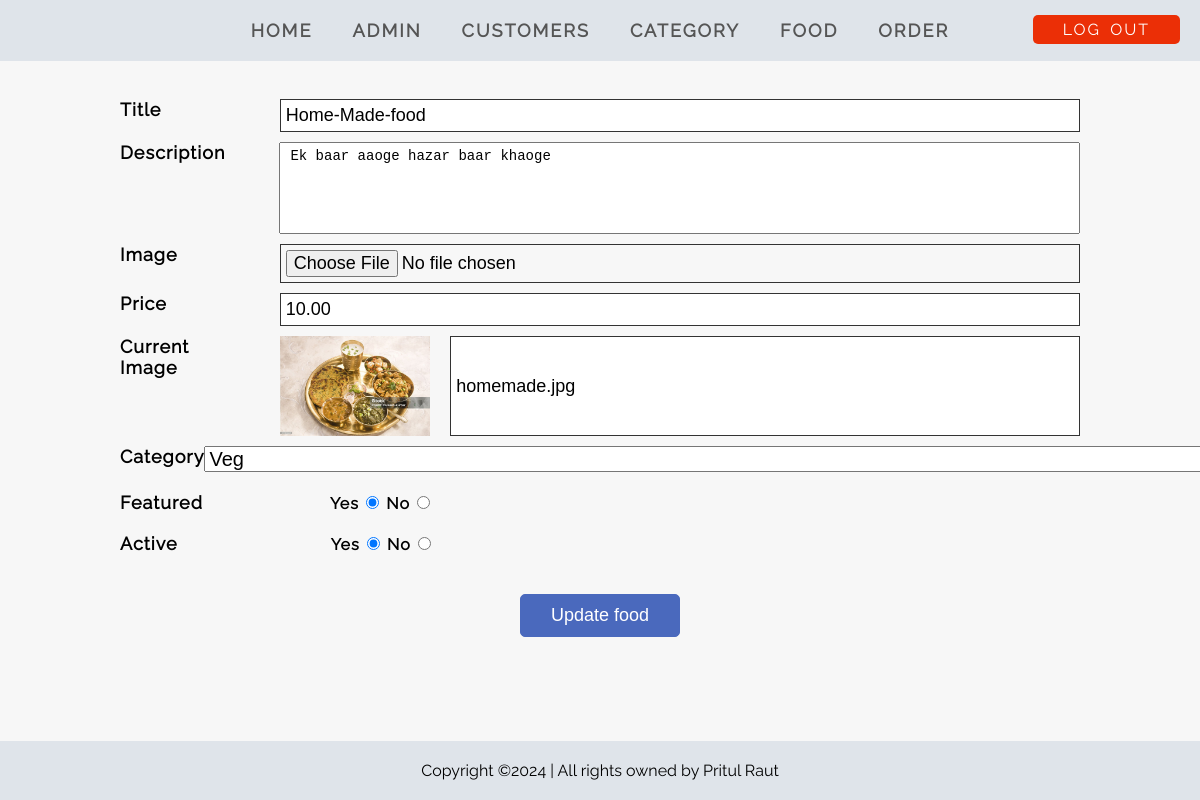
/adminPanel/update-food.php?id=1 (signed in), run on the app's committed database.
### tables this page shows
CREATE TABLE `food` (
  `id` int(10) UNSIGNED NOT NULL,
  `title` varchar(100) NOT NULL,
  `description` text NOT NULL,
  `price` decimal(10,2) NOT NULL,
  `image_name` varchar(255) NOT NULL,
  `category_id` int(10) UNSIGNED NOT NULL,
  `featured` varchar(10) NOT NULL,
  `active` varchar(10) NOT NULL
);

### adminPanel/update-food.php (the view, shortened to what this page needs)
<?php include 'nav.php' ?>
<?php
if (isset($_GET['id'])) {
    $id = $_GET['id'];
    $sql = "select * from food where id=$id";
    $res = mysqli_query($conn, $sql);
    $row = mysqli_fetch_assoc($res);
    $title = $row['title'];
    $description = $row['description'];
    $price = $row['price'];
    $currentimage = $row['image_name'];
    $featured = $row['featured'];
    $active = $row['active'];
} else {
    header('location:' . INDEXPAGE . 'adminPanel/manage-food.php');
}
?>
<div class="main-content">
    <div class="wrapper">
        <h2> <strong class="title-letter-space text-uppercase">Update Food</strong></h2>
    </div>
    <div class="form">
        <form action="#" method="post" enctype="multipart/form-data">
            <div class="data-input normal-word-space">
                <label for="title">Title</label>
                <input type="text" placeholder="Enter the title" name="title" id="title" value="<?php echo $title; ?>"
                    required>
            </div>
            <div class="data-input normal-word-space">
                <label for="desc">Description</label>
                <textarea name="desc" cols="100" rows="5" required><?php echo $description; ?> </textarea>
            </div>
            <div class="data-input normal-word-space">
                <label for="image">Image</label>
                <input type="file" name="image" id="image" required>
            </div>
            <div class="data-input normal-word-space">
                <label for="price">Price</label>
                <input type="text" placeholder="Enter the price" name="price" id="price" value="<?php echo $price; ?>"
                    required>
            </div>
            <div class="data-input normal-word-space current-image">
                <label for="cimage">Current Image</label>
                <?php
                if ($currentimage != "") {
                ?>
                <img src="<?php echo INDEXPAGE; ?>images/food/<?php echo $currentimage; ?>" width="150px" required>
                <?php
                } else {
                    $_SESSION['image-not'] = "<div class='display-message error-message'>Selected data is not present</div>";
                }
                ?>
                <input type="text" value="<?php echo $currentimage; ?>" name="currentImage" id="cimage" required>
            </div>
            <div class="data-input normal-word-space">
                <label for="category">Category</label>
                <span class="select">
                    <select name="category" id="category" required>
                        <?php
                        $sql1 = "select * from category where active='Yes'";
                        $res1 = mysqli_query($conn, $sql1);
                        $count = mysqli_num_rows($res1);
                        if ($count > 0) {
                            while ($row = mysqli_fetch_assoc($res1)) {
                                $id = $row['id'];
                                $title = $row['title'];
                        ?>
                        <option value="<?php echo $id; ?>"><?php echo $title; ?></option>
                        <?php
                            }
                        } else {
                            ?>
                        <option value="0">No Category Found</option>
                        <?php
                        }
                        ?>
                </span>
            </div>
            <div class="data-radio input normal-word-space">
                <label for="featured">Featured</label>
                <span class="radio">
                    <span>Yes</span>
                    <input type="radio" name="featured" value="Yes" <?php if ($featured == "Yes") {
                                                                        echo "checked";
                                                                    } ?> required>
                    <span>No</span>
                    <input type="radio" name="featured" value="No" <?php if ($featured == "No") {
                                                                        echo "checked";
                                                                    } ?> required>
                </span>
            </div>
            <div class="data-radio input normal-word-space">
                <label for="active">Active</label>
                <span class="radio active">
                    <span>Yes</span>
                    <input type="radio" name="active" value="Yes" <?php if ($active == "Yes") {
                                                                        echo "checked";
                                                                    } ?> required>
                    <span>No</span>
                    <input type="radio" name="active" value="No" <?php if ($active == "No") {
                                                                        echo "checked";
                                                                    } ?> required>
                </span>
            </div>
    </div>
    <div class="text-center submit">
        <button class="link-btn btn-add-color" name="submit">Update food</button>
    </div>
    <?php include 'footer.php'; ?>

### css/style.css (style rules this page uses)
* { margin : 0; padding : 0; box-sizing: border-box; }
:root { --primary-color : #00A145; --secondary-color : #dfe4ea; --btn-primary-color: #44bd32; --btn-danger-color : #eb2f06; --btn-add-color : #4a69bd; }
body { font-family : 'raleway-regular'; background-color: #f7f7f7; font-size : 16px; }
.text-center { text-align: center; }
.text-uppercase { text-transform: uppercase; }
.title-letter-space { letter-spacing: 2px; word-spacing : 3px; }
.normal-word-space { letter-spacing: 1px; word-spacing : 2px; }
.wrapper { width : 80%; margin: 0 auto; }
.main-content { margin: 30px 0; }
.link-btn { text-decoration: none; color : white; padding : 5px 30px; border-radius : 5px; transition : 0.3s; }
.btn-add-color { background-color: var(--btn-add-color); color : black; padding : 10px 30px; text-decoration : none; color : white; border-radius : 5px; }
.form { width : 80%; margin: 40px auto; }
.data-input { display: flex; margin : 10px 0; }
.form .data-input label, .data-radio label { width : 20%; font-size : 18px; font-weight: bold; }
.form .data-input input { width : 100%; border : none; font-size: 18px; padding : 5px; outline : none; border : 1px solid #333; }
.submit { margin-top: 25px; }
.submit button { border : 1px solid var(--btn-add-color); outline : none; font-size: 18px; }
.data-radio { margin-top: 20px; }
.radio { margin-left: 120px; font-weight: bold; }
.data-radio .active { margin-left: 146px; }
.current-image img { margin : 0 20px; margin-left: 35px; }
.main-content textarea { width : 100%; resize: none; padding: 5px 10px; font-size: 14px; }
.select select { width: 1015px; font-size: 20px; }

### data on the page
food: title "Home-Made-food", desc "Ek baar aaoge hazar baar khaoge", price "10.00", image_name (picture), currentImage "homemade.jpg", featured "☑", active "☑"

### other printed values
form field category "Veg"
